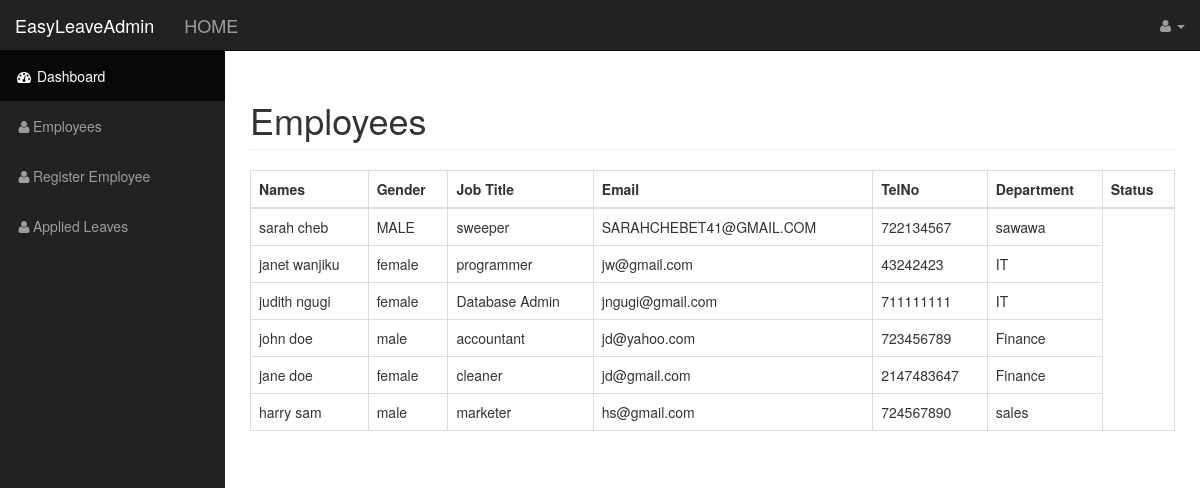
The page /leave/admin/employees.php on the database its author committed.
### tables this page shows
CREATE TABLE `employee` (
  `firstname` varchar(100) NOT NULL,
  `lastname` varchar(100) NOT NULL,
  `nationality` varchar(100) NOT NULL,
  `id_no` int(100) NOT NULL,
  `emp_no` int(100) NOT NULL,
  `gender` varchar(100) NOT NULL,
  `doa` datetime(6) NOT NULL,
  `email` varchar(100) NOT NULL,
  `tel_no` int(10) NOT NULL,
  `department` varchar(100) NOT NULL,
  `password` varchar(32) NOT NULL,
  `job_title` varchar(255) NOT NULL,
  `photo` varbinary(1000) NOT NULL,
  `emp_role` varchar(255) NOT NULL DEFAULT 'employee',
  `leave_status` varchar(255) NOT NULL DEFAULT 'At Work'
);

### leave/includes/function.php (called while the page is built, shortened)
<?php
function query($sql) {
global $connection;
return mysqli_query($connection, $sql);
}
function fetch_array($result){
return mysqli_fetch_array($result);
}
?>

### leave/admin/employees.php (the view, shortened to what this page needs)
<?php include("includes/header.php");?>
<body>
    <div id="wrapper">
        <?php include("includes/navigation.php");?>
        <div id="page-wrapper">
            <div class="container-fluid">
              <div class="row">
                    <div class="col-lg-12">
                        <h1 class="page-header">
                           Employees
                        </h1>
                    </div>
                </div>
                <table class="table table-bordered  table-hover">
                             <thead>
                                 <tr>
                                     <th>Names</th>
                                     <th>Gender</th>
                                     <th>Job Title</th>
                                     <th>Email</th>
                                     <th>TelNo</th>
                                     <th>Department</th>
                                     <th>Status</th>
                                 </tr>
                             </thead>
                             <tbody>
                             <?php
                                 if(isset($_GET['pending']))
                                 {
                                     get_pending_details();
                                 }
                                 else if(isset($_GET['approved']))
                                 {
                                     get_approved_details();
                                 }
                                 else
                                 {
  $query=query("SELECT*FROM employee WHERE emp_role!='Admin' ");
                                while($row=fetch_array($query))
                                {
                                    $fname = $row['firstname'];
                                    $lname = $row['lastname'];
                                    $email = $row['email'];
                                    $gender=$row['gender'];
                                    $tel_no=$row['tel_no'];
                                    $department = $row['department'];
                                    $job_title = $row['job_title'];
                                    echo "<tr>";
                                    echo "<td>{$fname} {$lname}</td>";
                                     echo "<td>{$gender}</td>";
                                    echo "<td>{$job_title}</td>";
                                    echo "<td>{$email}</td>";
                                    echo "<td>{$tel_no}</td>";
                                    echo "<td>{$department}</td>";
                                }
                                 }
                                ?>
                             </tbody>
                         </table>
            </div>
        </div>
        <?php include("includes/footer.php");?>

### leave/admin/includes/header.php (shortened to what this page needs)
<?php include("../includes/function.php"); ?>
<!DOCTYPE html>
<html lang="en">
<head>
    <link href="css/bootstrap.min.css" rel="stylesheet">
    <link href="css/sb-admin.css" rel="stylesheet">
    <link href="css/plugins/morris.css" rel="stylesheet">
    <link href="font-awesome/css/font-awesome.min.css" rel="stylesheet" type="text/css">
</head>

### leave/admin/includes/navigation.php (shortened to what this page needs)
   <nav class="navbar navbar-inverse navbar-fixed-top" role="navigation">
           <div class="navbar-header">
               <a class="navbar-brand" href="index.php">EasyLeaveAdmin</a>
                <a class="navbar-brand" href="../index.php">HOME</a>
           </div>
           <ul class="nav navbar-right top-nav">
               <li class="dropdown">
                   <a href="#" class="dropdown-toggle" data-toggle="dropdown"><i class="fa fa-user"></i> <?php echo  $_SESSION['admin_firstname']; echo
$_SESSION['admin_lastname'] ;?><b class="caret"></b></a>
               </li>
           </ul>
           <div class="collapse navbar-collapse navbar-ex1-collapse">
               <ul class="nav navbar-nav side-nav">
                   <li class="active">
                       <a href="index.php"><i class="fa fa-fw fa-dashboard"></i> Dashboard</a>
                   </li>
                   <li>
                       <a href="employees.php"><i class="fa fa-fw fa-user"></i>Employees</a>
                   </li>
                   <li>
                       <a href="register.php"><i class="fa fa-fw fa-user"></i>Register Employee</a>
                   </li>
                   <li>
                       <a href="leavesapplied.php"><i class="fa fa-fw fa-user"></i>Applied Leaves</a>
                   </li>
               </ul>
           </div>
       </nav>

### leave/admin/includes/footer.php (shortened to what this page needs)
</body>
</html>

### leave/admin/css/sb-admin.css (style rules this page uses)
body { margin-top: 100px; background-color: #222994949 }
@media (min-width:768px) { body { margin-top: 50px; } }
#wrapper { padding-left: 0; }
#page-wrapper { width: 100%; padding: 0; background-color: #fff; }
@media (min-width:768px) { #wrapper { padding-left: 225px; } }
@media (min-width:768px) { #page-wrapper { padding: 10px; } }
.top-nav { padding: 0 15px; }
.top-nav>li { display: inline-block; float: left; }
.top-nav>li>a { padding-top: 15px; padding-bottom: 15px; line-height: 20px; color: #999; }
@media (min-width:768px) { .side-nav { position: fixed; top: 51px; left: 225px; width: 225px; margin-left: -225px; border: none; border-radius: 0; overflow-y: auto; background-color: #222; bottom: 0; overflow-x: hidden; padding-bottom: 40px; } }
@media (min-width:768px) { .side-nav>li>a { width: 225px; } }

### rows shown on the page
employee: firstname "sarah", lastname "cheb", gender "MALE", job_title "sweeper", email "SARAHCHEBET41@GMAIL.COM", tel_no "722134567", department "sawawa"
employee: firstname "janet", lastname "wanjiku", gender "female", job_title "programmer", email "jw@gmail.com", tel_no "43242423", department "IT"
employee: firstname "judith", lastname "ngugi", gender "female", job_title "Database Admin", email "jngugi@gmail.com", tel_no "711111111", department "IT"
employee: firstname "john", lastname "doe", gender "male", job_title "accountant", email "jd@yahoo.com", tel_no "723456789", department "Finance"
employee: firstname "jane", lastname "doe", gender "female", job_title "cleaner", email "jd@gmail.com", tel_no "2147483647", department "Finance"
employee: firstname "harry", lastname "sam", gender "male", job_title "marketer", email "hs@gmail.com", tel_no "724567890", department "sales"
